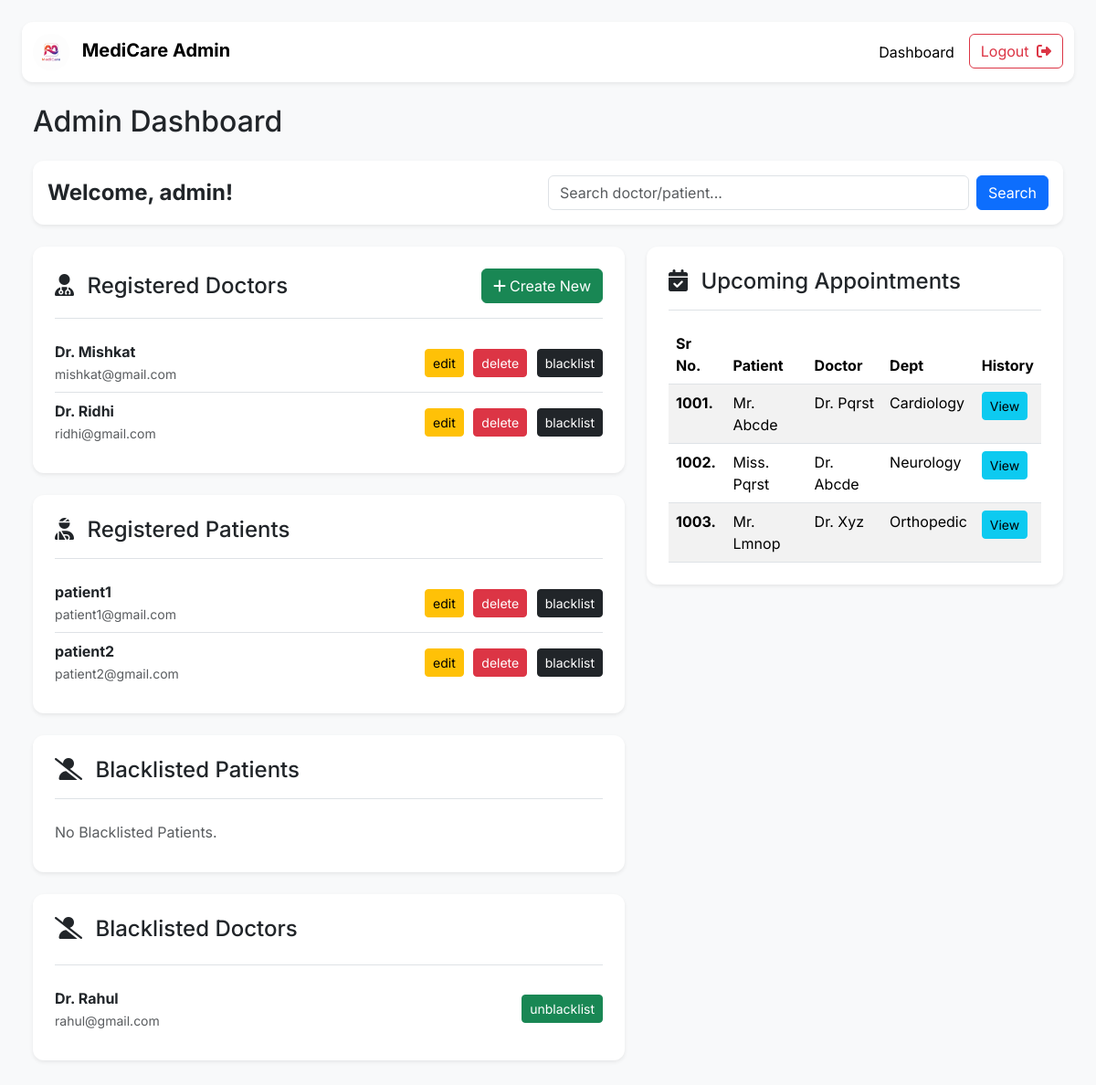
/admin, run on an earlier commit of the app's database.
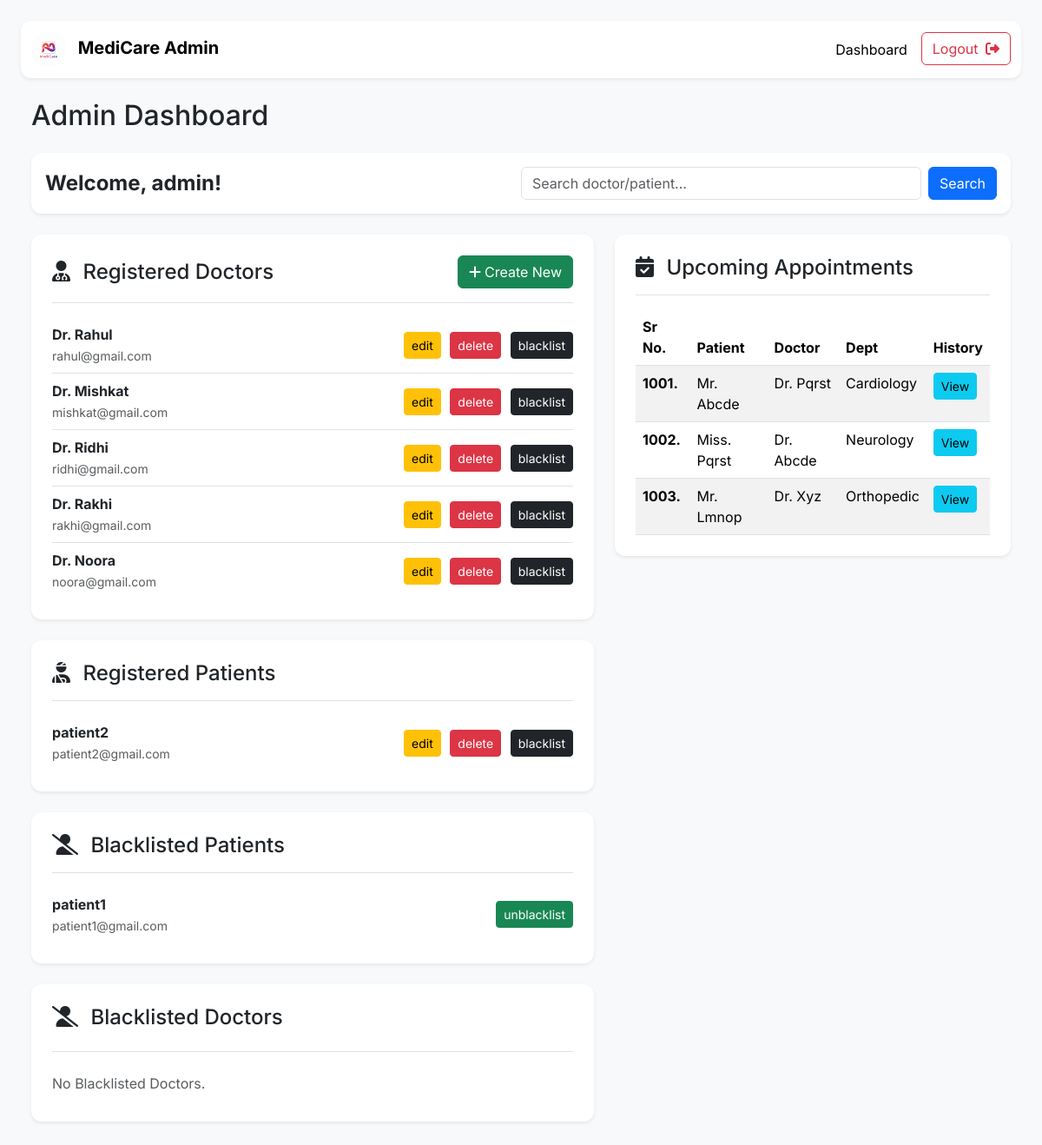
And on a later commit of the database.
### application/models.py (models this page shows)
class User(db.Model):
    __tablename__ = 'user'
    id = db.Column(db.Integer(),primary_key = True)
    blocked = db.Column(db.Boolean(), default=False, nullable=False)
    username = db.Column(db.String(), unique=True, nullable=False)
    password = db.Column(db.String(), nullable=False)
    type = db.Column(db.String(), default="patient", nullable=False)
    patient = db.relationship('Patient', backref='user', cascade="all, delete-orphan")
    doctor = db.relationship('Doctor', backref='user', cascade="all, delete-orphan")

class Doctor(db.Model):
    __tablename__ = 'doctor'
    id = db.Column(db.Integer(),primary_key = True)
    doctor_name = db.Column(db.String(), nullable=False)
    password = db.Column(db.String(), nullable=False)
    email = db.Column(db.String(), nullable=False)
    department_id = db.Column(db.Integer(), db.ForeignKey('department.id'), nullable=False)
    user_id = db.Column(db.Integer(), db.ForeignKey('user.id', ondelete="CASCADE"), nullable=False)
    type = db.Column(db.String(), nullable=False)
    experience = db.Column(db.Integer(), nullable=False)
    appointment = db.relationship('Appointment', backref='doctor', cascade="all, delete-orphan")
    availability = db.relationship('Availability', backref='doctor', cascade="all, delete-orphan")

class Patient(db.Model):
    __tablename__ = 'patient'
    id = db.Column(db.Integer(),primary_key = True)
    blocked = db.Column(db.Boolean(), default=False, nullable=False)
    user_id = db.Column(db.Integer(), db.ForeignKey('user.id', ondelete="CASCADE"), nullable=False)
    name = db.Column(db.String(), nullable=False)
    age = db.Column(db.Integer(), nullable=False)
    gender = db.Column(db.String(), nullable=False)
    phone = db.Column(db.String(), nullable=False)
    email = db.Column(db.String(), nullable=False)
    appointment = db.relationship('Appointment', backref='patient', cascade="all, delete-orphan")

### application/controllers.py (the view, shortened to what this page needs)
@app.route("/admin")
def admin_dash():
    q = request.args.get("q", "").strip()
    if q == "":
        doctors = Doctor.query.join(User).filter(User.blocked == False).all()
        blacklisted_doctors = Doctor.query.join(User).filter(User.blocked == True).all()
        patients = Patient.query.filter_by(blocked=False).all()
        blacklisted_patients = Patient.query.filter_by(blocked = True).all()
    this_user = User.query.filter_by(type="admin").first()
    return render_template("admin_dash.html", this_user = this_user, doctors = doctors, patients = patients, q=q, blacklisted_patients = blacklisted_patients, blacklisted_doctors = blacklisted_doctors)

### templates/admin_dash.html (shortened to what this page needs)
<!DOCTYPE html>
<html lang="en">
<head>
    <link href="https://cdn.jsdelivr.net/npm/bootstrap@5.3.2/dist/css/bootstrap.min.css" rel="stylesheet">
</head>
<body class="p-4">
    <nav class="navbar navbar-expand-lg navbar-light bg-white shadow-sm sticky-top mb-4"
        style="border-radius: 0.75rem;">
        <div class="container-fluid">
            <a class="navbar-brand" href="/">
                <img src="../static/logo2.png" alt="Logo" style="height: 40px; border-radius: 50%;">
                <span class="fw-bold ms-2">MediCare Admin</span>
            </a>
            <div class="collapse navbar-collapse" id="adminNav">
                <ul class="navbar-nav ms-auto mb-2 mb-lg-0">
                    <li class="nav-item">
                        <a class="nav-link active" href="#">Dashboard</a>
                    </li>
                    <li class="nav-item">
                        <a href="/login" class="btn btn-outline-danger ms-lg-2">Logout <i
                                class="fa-solid fa-right-from-bracket ms-1"></i></a>
                    </li>
                </ul>
            </div>
        </div>
    </nav>
    <main class="container-fluid">
        <h2 class="mb-4">Admin Dashboard</h2>
        <div class="card shadow-sm p-3 mb-4">
            <div class="d-flex justify-content-between align-items-center">
                <h4 class="mb-0 fw-bold">Welcome, {{this_user.username}}!</h4>
                <form class="d-flex w-50" method="get" action="/admin">
                    <input name="q" class="form-control me-2" type="text"
                        placeholder="Search doctor/patient..." value="{{ q }}">
                    <button class="btn btn-primary" type="submit">Search</button>
                </form>
            </div>
        </div>
        <div class="row">
            <div class="col-lg-7">
                <div class="card shadow-sm p-4 mb-4">
                    <div class="d-flex justify-content-between align-items-center mb-3 pb-3 border-bottom">
                        <h4 class="mb-0"><i class="fa-solid fa-user-doctor me-2"></i> Registered Doctors</h4>
                        <a href="/add_doctor" class="btn btn-success"><i class="fa-solid fa-plus me-1"></i>Create New</a>
                    </div>
                    <ul class="list-group list-group-flush">
                        {% if doctors %}
                        {% for d in doctors %}
                        <li class="list-group-item d-flex justify-content-between align-items-center px-0">
                            <div>
                                <strong>{{ d.doctor_name }}</strong>
                                <br>
                                <small class="text-muted">{{ d.email }}</small>
                            </div>
                            <div class="admin-buttons">
                                <a href="/edit_doctor/{{ d.id }}" class="btn btn-sm btn-warning">edit</a>
                                <a href="/delete_doctor/{{ d.id }}" class="btn btn-sm btn-danger">delete</a>
                                <a href="/blacklist_doctor/{{ d.id }}" class="btn btn-sm btn-dark">blacklist</a>
                            </div>
                        </li>
                        {% endfor %}
                        {% else %}
                        <li class="list-group-item px-0 text-muted">No doctors found.</li>
                        {% endif %}
                    </ul>
                </div>
                <div class="card shadow-sm p-4 mb-4">
                    <div class="d-flex justify-content-between align-items-center mb-3 pb-3 border-bottom">
                        <h4 class="mb-0"><i class="fa-solid fa-user-injured me-2"></i> Registered Patients</h4>
                    </div>
                    <ul class="list-group list-group-flush">
                        {% if patients %}
                        {% for p in patients %}
                        <li class="list-group-item d-flex justify-content-between align-items-center px-0">
                            <div>
                                <strong>{{ p.name }}</strong>
                                <br>
                                <small class="text-muted">{{ p.email }}</small>
                            </div>
                            <div class="admin-buttons">
                                <a href="/edit_patient/{{ p.id }}" class="btn btn-sm btn-warning">edit</a>
                                <a href="/delete_patient/{{ p.id }}" class="btn btn-sm btn-danger">delete</a>
                                <a href="/blacklist_patient/{{ p.id }}" class="btn btn-sm btn-dark">blacklist</a>
                            </div>
                        </li>
                        {% endfor %}
                        {% else %}
                        <li class="list-group-item px-0 text-muted">No Patients found.</li>
                        {% endif %}
                    </ul>
                </div>
                <div class="card shadow-sm p-4 mb-4">
                    <div class="d-flex justify-content-between align-items-center mb-3 pb-3 border-bottom">
                        <h4 class="mb-0"><i class="fa-solid fa-user-slash me-2"></i> Blacklisted Patients</h4>
                    </div>
                    <ul class="list-group list-group-flush">
                        {% if blacklisted_patients %}
                        {% for p in blacklisted_patients %}
                        <li class="list-group-item d-flex justify-content-between align-items-center px-0">
                            <div>
                                <strong>{{ p.name }}</strong>
                                <br>
                                <small class="text-muted">{{ p.email }}</small>
                            </div>
                            <div class="admin-buttons">
                                <a href="/unblacklist_patient/{{ p.id }}" class="btn btn-sm btn-success">
                                    unblacklist
                                </a>
                            </div>
                        </li>
                        {% endfor %}
                        {% else %}
                        <li class="list-group-item px-0 text-muted">No Blacklisted Patients.</li>
                        {% endif %}
                    </ul>
                </div>
                <div class="card shadow-sm p-4 mb-4">
                    <div class="d-flex justify-content-between align-items-center mb-3 pb-3 border-bottom">
                        <h4 classm="mb-0"><i class="fa-solid fa-user-slash me-2"></i> Blacklisted Doctors</h4>
                    </div>
                    <ul class="list-group list-group-flush">
                        {% if blacklisted_doctors %}
                        {% for d in blacklisted_doctors %}
                        <li class="list-group-item d-flex justify-content-between align-items-center px-0">
                            <div>
                                <strong>{{ d.doctor_name }}</strong>
                                <br>
                                <small class="text-muted">{{ d.email }}</small>
                            </div>
                            <div class="admin-buttons">
                                <a href="/unblacklist_doctor/{{ d.id }}" class="btn btn-sm btn-success">
                                    unblacklist
                                </a>
                            </div>
                        </li>
                        {% endfor %}
                        {% else %}
                        <li class="list-group-item px-0 text-muted">No Blacklisted Doctors.</li>
                        {% endif %}
                    </ul>
                </div>
            </div>
            <div class="col-lg-5">
                <div class="card shadow-sm p-4 mb-4">
                    <div class="mb-3 pb-3 border-bottom">
                        <h4 class="mb-0"><i class="fa-solid fa-calendar-check me-2"></i> Upcoming Appointments</h4>
                    </div>
                    <div class="table-responsive">
                        <table class="table table-striped mb-0">
                            <thead>
                                <tr>
                                    <th scope="col">Sr No.</th>
                                    <th scope="col">Patient</th>
                                    <th scope="col">Doctor</th>
                                    <th scope="col">Dept</th>
                                    <th scope="col">History</th>
                                </tr>
                            </thead>
                            <tbody>
                                <tr>
                                    <th scope="row">1001.</th>
                                    <td>Mr. Abcde</td>
                                    <td>Dr. Pqrst</td>
                                    <td>Cardiology</td>
                                    <td><button class="btn btn-sm btn-info">View</button></td>
                                </tr>
                                <tr>
                                    <th scope="row">1002.</th>
                                    <td>Miss. Pqrst</td>
                                    <td>Dr. Abcde</td>
                                    <td>Neurology</td>
                                    <td><button class="btn btn-sm btn-info">View</button></td>
                                </tr>
                                <tr>
                                    <th scope="row">1003.</th>
                                    <td>Mr. Lmnop</td>
                                    <td>Dr. Xyz</td>
                                    <td>Orthopedic</td>
                                    <td><button class="btn btn-sm btn-info">View</button></td>
                                </tr>
                            </tbody>
                        </table>
                    </div>
                </div>
            </div>
        </div> </main>
</body>
</html>

### templates/admin_dash.html (style rules this page uses)
body { font-family: 'Inter', sans-serif; background-color: #f8f9fa; }
.card { border: none; border-radius: 0.75rem; }
.admin-buttons .btn { margin-left: 6px; }

What changed in the data, as far as the page shows it:
shown differently, row unchanged: Doctor "Dr. Rahul": moves from the list under "Blacklisted Doctors" to the list under "Registered Doctors"
added Doctor: doctor_name "Dr. Rakhi", email "rakhi@gmail.com", shown under "Registered Doctors"
added Doctor: doctor_name "Dr. Noora", email "noora@gmail.com", shown under "Registered Doctors"
changed Patient "patient1": moves from the list under "Registered Patients" to the list under "Blacklisted Patients"
Also different on the page:
text no longer shown: "No Blacklisted Patients."
text now shown: "No Blacklisted Doctors."
